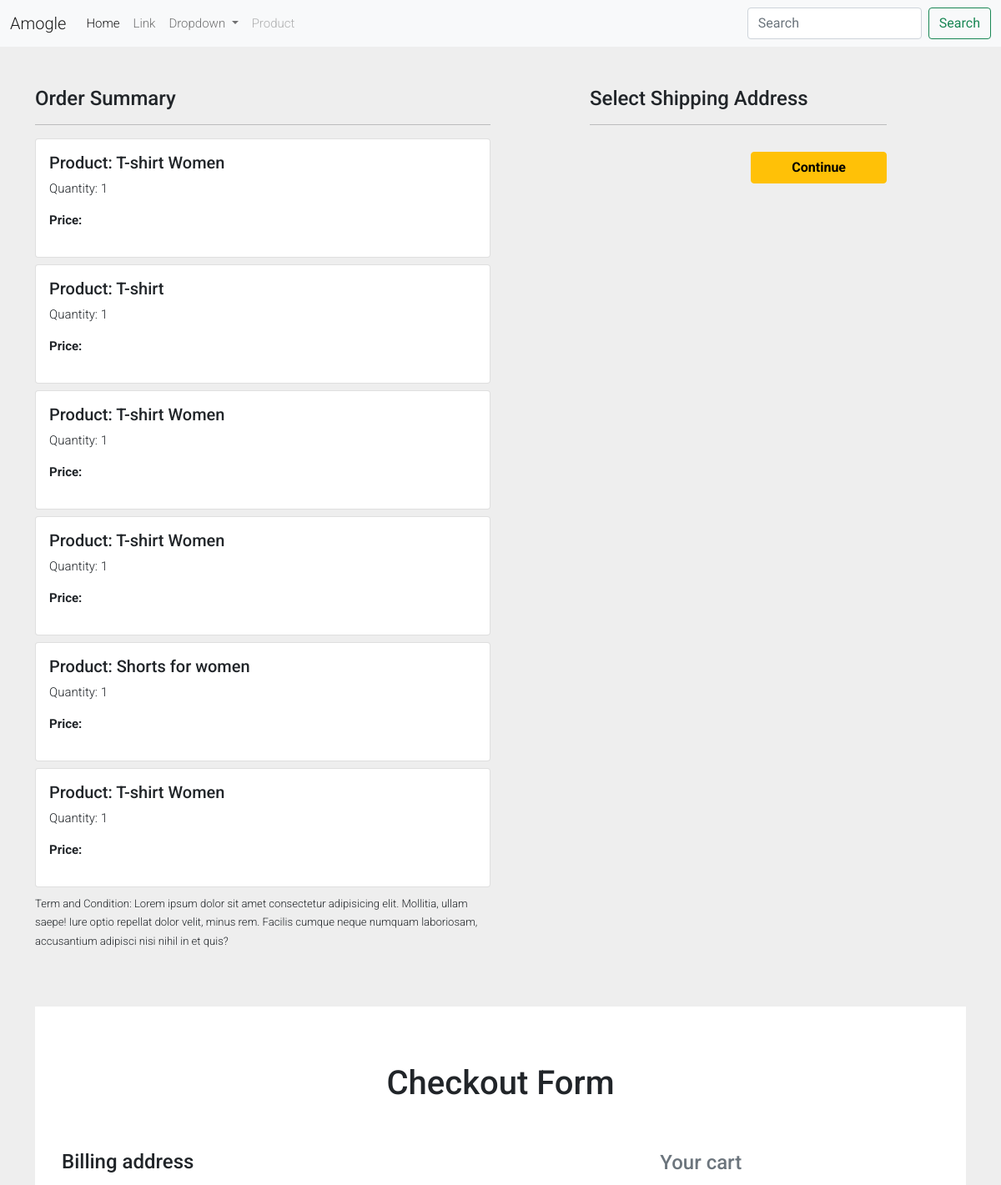
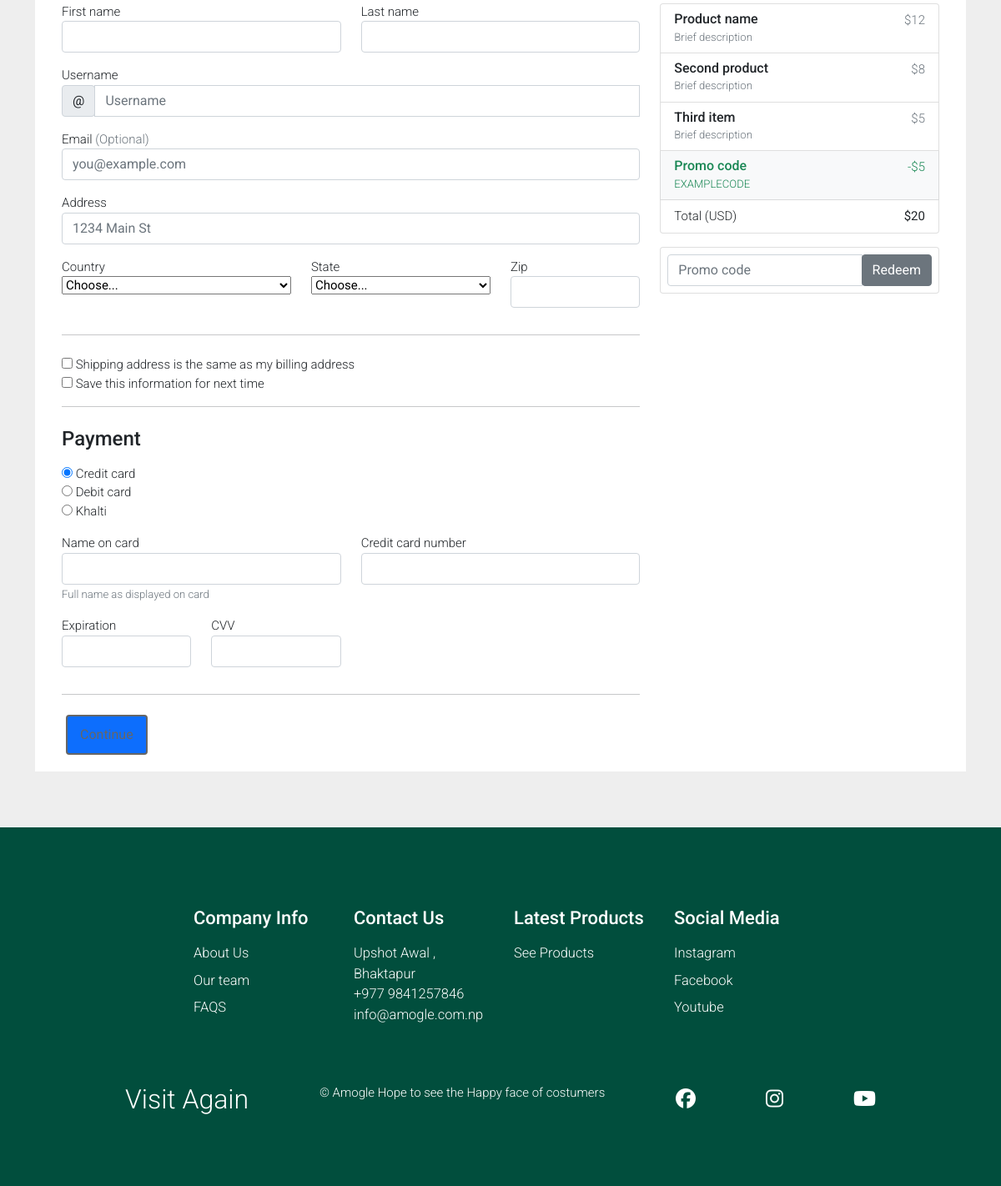
Screenshot of /checkout/ (signed in) with the database file from the repository (2 pictures, top to bottom).
### main/models.py (models this page shows, shortened)
class Carts(models.Model):
    user = models.ForeignKey(User, on_delete=models.CASCADE)
    product = models.ForeignKey(Products, on_delete=models.CASCADE)
    quantity = models.PositiveIntegerField(default=1)
    class Meta:
        verbose_name_plural = 'cart'

class Products(models.Model):
    category = models.ForeignKey(
        Category, related_name='product', on_delete=models.CASCADE)
    created_by = models.ForeignKey(
        User, on_delete=models.CASCADE, related_name='product_creator')
    title = models.CharField(max_length=255)
    author = models.CharField(max_length=255, default='admin')
    description = models.TextField(blank=True)
    image = models.ImageField(upload_to='images/')
    slug = models.SlugField(max_length=100, unique=True)
    price = models.DecimalField(max_digits=10, decimal_places=2, default='00')
    in_stock = models.BooleanField(default=True)
    is_active = models.BooleanField(default=True)
    created = models.DateTimeField(default=timezone.now)
    updated = models.DateTimeField(default=timezone.now)
    class Meta:
        verbose_name_plural = 'Products'
        ordering = ('-created',)

### main/views.py (the view)
# urls.py: path("checkout/", views.checkout, name="checkout"),
@login_required(login_url='login')
def checkout(request):
    user = request.user
    add = Customer.objects.filter(user=user)
    cart_items = Carts.objects.filter(user=user)
    amount = 0.0
    shipping_amount = 100.0
    totalamonunt = 0.0
    cart_product = [p for p in Carts.objects.all() if p.user ==
                    request.user]
    if cart_product:
        for p in cart_product:
            tempamount = float(p.quantity * p.product.price)
            amount += tempamount
        totalamount = amount+shipping_amount
    return render(request, "main/checkout.html", {'add': add, 'totalamount': totalamount, 'cart_items': cart_items})

### main/templates/main/checkout.html (shortened to what this page needs)
{% extends 'main/base.html' %} {% load static %} {% block content %}
<div class="container">
  <div class="row mt-5">
   <div class="col-sm-6">
     <h4>Order Summary</h4>
     <hr>
     {%for item in cart_items%}
       <div class="card mb-2">
         <div class="card-body">
           <h5>Product: {{item.product.title}}</h5>
           <p>Quantity: {{item.quantity}}</p>
           <p class="fw-bold">Price: </p>
         </div>
       </div>
       {%endfor%}
     <small>Term and Condition: Lorem ipsum dolor sit amet consectetur adipisicing elit. Mollitia, ullam saepe! Iure optio repellat dolor velit, minus rem. Facilis cumque neque numquam laboriosam, accusantium adipisci nisi nihil in et quis?</small>
   </div>
   <div class="col-sm-4 offset-sm-1">
     <h4>Select Shipping Address</h4>
     <hr>
     <form action="">
         <div class="text-end">
           <button type="submit" class="btn btn-warning mt-3 px-5 fw-bold">Continue</button>
         </div>
       </form>
     </div>
   </div>
 </div>
    <div class="container">
    <main>
      <div class="container">
        <div class="py-5 text-center">
          <h1>Checkout Form</h1>
        </div>
        <div class="row">
          <div class="col-md-4 order-md-2 mb-4">
            <h4 class="d-flex justify-content-between align-items-center mb-3">
              <span class="text-muted">Your cart</span>
              <span class="badge badge-secondary badge-pill">3</span>
            </h4>
            <ul class="list-group mb-3">
              <li
                class="list-group-item d-flex justify-content-between lh-condensed"
              >
                <div>
                  <h6 class="my-0">Product name</h6>
                  <small class="text-muted">Brief description</small>
                </div>
                <span class="text-muted">$12</span>
              </li>
              <li
                class="list-group-item d-flex justify-content-between lh-condensed"
              >
                <div>
                  <h6 class="my-0">Second product</h6>
                  <small class="text-muted">Brief description</small>
                </div>
                <span class="text-muted">$8</span>
              </li>
              <li
                class="list-group-item d-flex justify-content-between lh-condensed"
              >
                <div>
                  <h6 class="my-0">Third item</h6>
                  <small class="text-muted">Brief description</small>
                </div>
                <span class="text-muted">$5</span>
              </li>
              <li
                class="list-group-item d-flex justify-content-between bg-light"
              >
                <div class="text-success">
                  <h6 class="my-0">Promo code</h6>
                  <small>EXAMPLECODE</small>
                </div>
                <span class="text-success">-$5</span>
              </li>
              <li class="list-group-item d-flex justify-content-between">
                <span>Total (USD)</span>
                <strong>$20</strong>
              </li>
            </ul>
            <form class="card p-2">
              <div class="input-group">
                <input
                  type="text"
                  class="form-control"
                  placeholder="Promo code"
                />
                <div class="input-group-append">
                  <button type="submit" class="btn btn-secondary">
                    Redeem
                  </button>
                </div>
              </div>
            </form>
          </div>
          <div class="col-md-8 order-md-1">
            <h4 class="mb-3">Billing address</h4>
            <form class="needs-validation" novalidate>
              <div class="row">
                <div class="col-md-6 mb-3">
                  <label for="firstName">First name</label>
                  <input
                    type="text"
                    class="form-control"
                    id="firstName"
                    placeholder=""
                    value=""
                    required
                  />
                </div>
                <div class="col-md-6 mb-3">
                  <label for="lastName">Last name</label>
                  <input
                    type="text"
                    class="form-control"
                    id="lastName"
                    placeholder=""
                    value=""
                    required
                  />
                </div>
              </div>
              <div class="mb-3">
                <label for="username">Username</label>
                <div class="input-group">
                  <div class="input-group-prepend">
                    <span class="input-group-text">@</span>
                  </div>
                  <input
                    type="text"
                    class="form-control"
                    id="username"
                    placeholder="Username"
                    required
                  />
                </div>
              </div>
              <div class="mb-3">
                <label for="email"
                  >Email <span class="text-muted">(Optional)</span></label
                >
                <input
                  type="email"
                  class="form-control"
                  id="email"
                  placeholder="you@example.com"
                />
              </div>
              <div class="mb-3">
                <label for="address">Address</label>
                <input
                  type="text"
                  class="form-control"
                  id="address"
                  placeholder="1234 Main St"
                  required
                />
              </div>
              <div class="row">
                <div class="col-md-5 mb-3">
                  <label for="country">Country</label>
                  <select
                    class="custom-select d-block w-100"
                    id="country"
                    required
                  >
                    <option value="">Choose...</option>
                  </select>
                </div>
                <div class="col-md-4 mb-3">
                  <label for="state">State</label>
                  <select
                    class="custom-select d-block w-100"
                    id="state"
                    required
                  >
                    <option value="">Choose...</option>
                  </select>
                </div>
                <div class="col-md-3 mb-3">
                  <label for="zip">Zip</label>
                  <input
                    type="text"
                    class="form-control"
                    id="zip"
                    placeholder=""
                    required
                  />
                </div>
              </div>
              <hr class="mb-4" />
              <div class="custom-control custom-checkbox">
                <input
                  type="checkbox"
                  class="custom-control-input"
                  id="same-address"
                />
                <label class="custom-control-label" for="same-address"
                  >Shipping address is the same as my billing address</label
                >
              </div>
              <div class="custom-control custom-checkbox">
                <input
                  type="checkbox"
                  class="custom-control-input"
                  id="save-info"
                />
                <label class="custom-control-label" for="save-info"
                  >Save this information for next time</label
                >
              </div>
              <hr class="mb-4" />
              <h4 class="mb-3">Payment</h4>
              <div class="d-block my-3">
                <div class="custom-control custom-radio">
                  <input
                    id="credit"
                    name="paymentMethod"
                    type="radio"
                    class="custom-control-input"
                    checked
                    required
                  />
                  <label class="custom-control-label" for="credit"
                    >Credit card</label
                  >
                </div>
                <div class="custom-control custom-radio">
                  <input
                    id="debit"
                    name="paymentMethod"
                    type="radio"
                    class="custom-control-input"
                    required
                  />
                  <label class="custom-control-label" for="debit"
                    >Debit card</label
                  >
                </div>
                <div class="custom-control custom-radio">
                  <input
                    id="paypal"
                    name="paymentMethod"
                    type="radio"
                    class="custom-control-input"
                    required
                  />
                  <label class="custom-control-label" for="paypal"
                    >Khalti</label
                  >
                </div>
              </div>
              <div class="row">
                <div class="col-md-6 mb-3">
                  <label for="cc-name">Name on card</label>
                  <input
                    type="text"
                    class="form-control"
                    id="cc-name"
                    placeholder=""
                    required
                  />
                  <small class="text-muted"
                    >Full name as displayed on card</small
                  >
                </div>
                <div class="col-md-6 mb-3">
                  <label for="cc-number">Credit card number</label>
                  <input
                    type="text"
                    class="form-control"
                    id="cc-number"
                    placeholder=""
                    required
                  />
                </div>
              </div>
              <div class="row">
                <div class="col-md-3 mb-3">
                  <label for="cc-expiration">Expiration</label>
                  <input
                    type="text"
                    class="form-control"
                    id="cc-expiration"
                    placeholder=""
                    required
                  />
                </div>
                <div class="col-md-3 mb-3">
                  <label for="cc-cvv">CVV</label>
                  <input
                    type="text"
                    class="form-control"
                    id="cc-cvv"
                    placeholder=""
                    required
                  />
                </div>
              </div>
              <hr class="mb-4" />
              <a href="{% url 'khalti' %}" class="btn btn-primary "
              >Continue</a>
            </form>
          </div>
        </div>
    </main>
  </div>
{% endblock%}

### main/static/home/css/style.css (style rules this page uses)
* { margin: 0; padding: 0; box-sizing: border-box; }

### main/static/home/css/demo.css (style rules this page uses)
* { margin: 0; padding: 0; }
a.btn { text-decoration: none; color: #666; border: 2px solid #666; padding: 10px 15px; display: inline-block; margin-left: 5px; }
.btn:before { font-family: FontAwesome; font-weight: normal; margin-right: 10px; }
main { background: #fff; padding: 20px; }

### rows the page displays
Carts: product "T-shirt Women", quantity "1"
Carts: product "T-shirt", quantity "1"
Carts: product "T-shirt Women", quantity "1"
Carts: product "T-shirt Women", quantity "1"
Carts: product "Shorts for women", quantity "1"
Carts: product "T-shirt Women", quantity "1"
